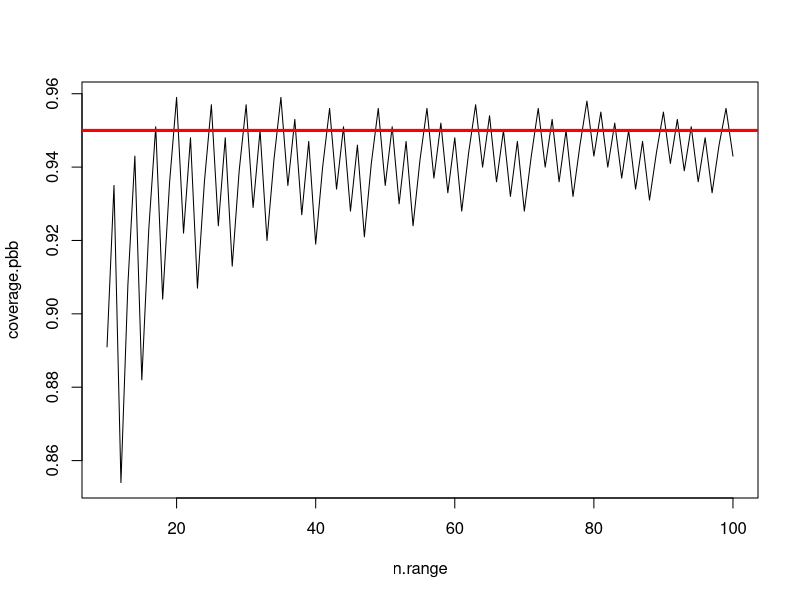
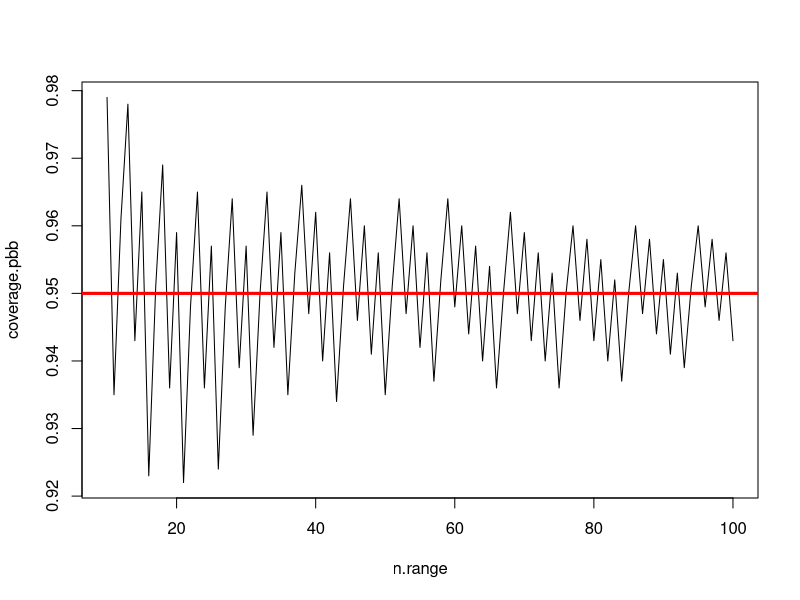
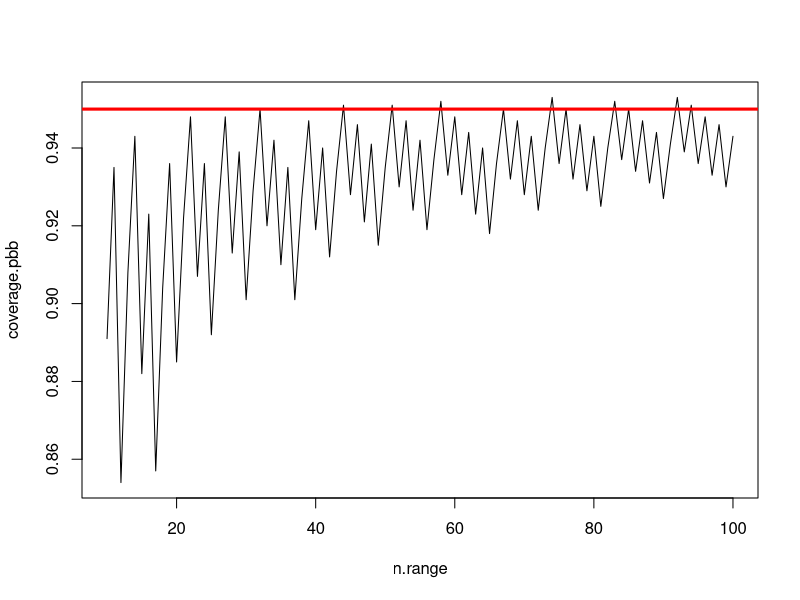
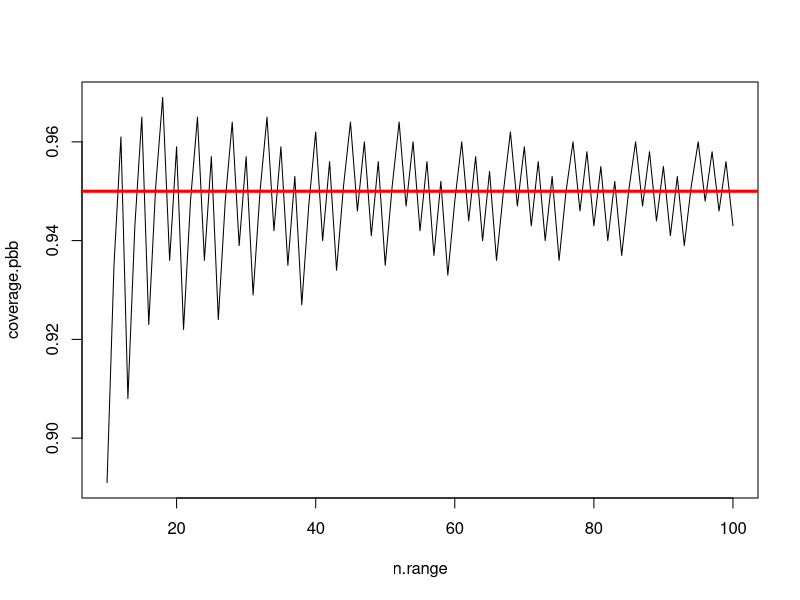

The R script that drew these images, in order:
p <- 0.5
alpha <- 0.05
n.min <- 10
n.max <- 100
n.range <- n.min:n.max

z <- qnorm(1 - alpha / 2)

# Wald CI

coverage.pbb <- rep(0, n.max)

for (n in n.range) {
	for (k in 0:n) {
		p.hat <- k / n
		if (abs(p.hat - p) <= z * sqrt(p.hat * (1 - p.hat) / n)) {
			coverage.pbb[n] = coverage.pbb[n] + dbinom(k, size = n, prob = p)
		}
	}
}

coverage.pbb <- coverage.pbb[n.range]
coverage.pbb <- round(coverage.pbb, digits = 3)

png("wald.png")
plot(n.range, coverage.pbb, type = "l")
abline(a = 1 - alpha, b = 0, col = "red", lwd = 3)
dev.off()

# Wilson CI

coverage.pbb <- rep(0, n.max)

for (n in n.range) {
	for (k in 0:n) {
		p.hat <- k / n
		if (abs(p.hat - p) <= z * sqrt(p * (1 - p) / n)) {
			coverage.pbb[n] = coverage.pbb[n] + dbinom(k, size = n, prob = p)
		}
	}
}

coverage.pbb <- coverage.pbb[n.range]
coverage.pbb <- round(coverage.pbb, digits = 3)

png("wilson.png")
plot(n.range, coverage.pbb, type = "l")
abline(a = 1 - alpha, b = 0, col = "red", lwd = 3)
dev.off()

# Agresti-Coull CI

coverage.pbb <- rep(0, n.max)

for (n in n.range) {
	for (k in 0:n) {
		p.hat <- k / n
		k.tilde <- k + z^2 / 2
		n.tilde <- n + z^2
		p.tilde <- k.tilde / n.tilde
		q.tilde <- 1 - p.tilde
		if (abs(p.hat - p) <= z * sqrt(p.tilde * q.tilde / n.tilde)) {
			coverage.pbb[n] = coverage.pbb[n] + dbinom(k, size = n, prob = p)
		}
	}
}

coverage.pbb <- coverage.pbb[n.range]
coverage.pbb <- round(coverage.pbb, digits = 3)

png("agresti-coull.png")
plot(n.range, coverage.pbb, type = "l")
abline(a = 1 - alpha, b = 0, col = "red", lwd = 3)
dev.off()

# likelihood quotient CI

coverage.pbb <- rep(0, n.max)

for (n in n.range) {
	for (k in 0:n) {
		likelihood.quotient <- p^k * (1 - p)^(n - k) / (k / n)^k / (1 - k / n)^(n - k)
		if (-2 * log(likelihood.quotient) <= z^2) {
			coverage.pbb[n] = coverage.pbb[n] + dbinom(k, size = n, prob = p)
		}
	}
}

coverage.pbb <- coverage.pbb[n.range]
coverage.pbb <- round(coverage.pbb, digits = 3)

png("agresti-coull.png")
plot(n.range, coverage.pbb, type = "l")
abline(a = 1 - alpha, b = 0, col = "red", lwd = 3)
dev.off()



help("")
